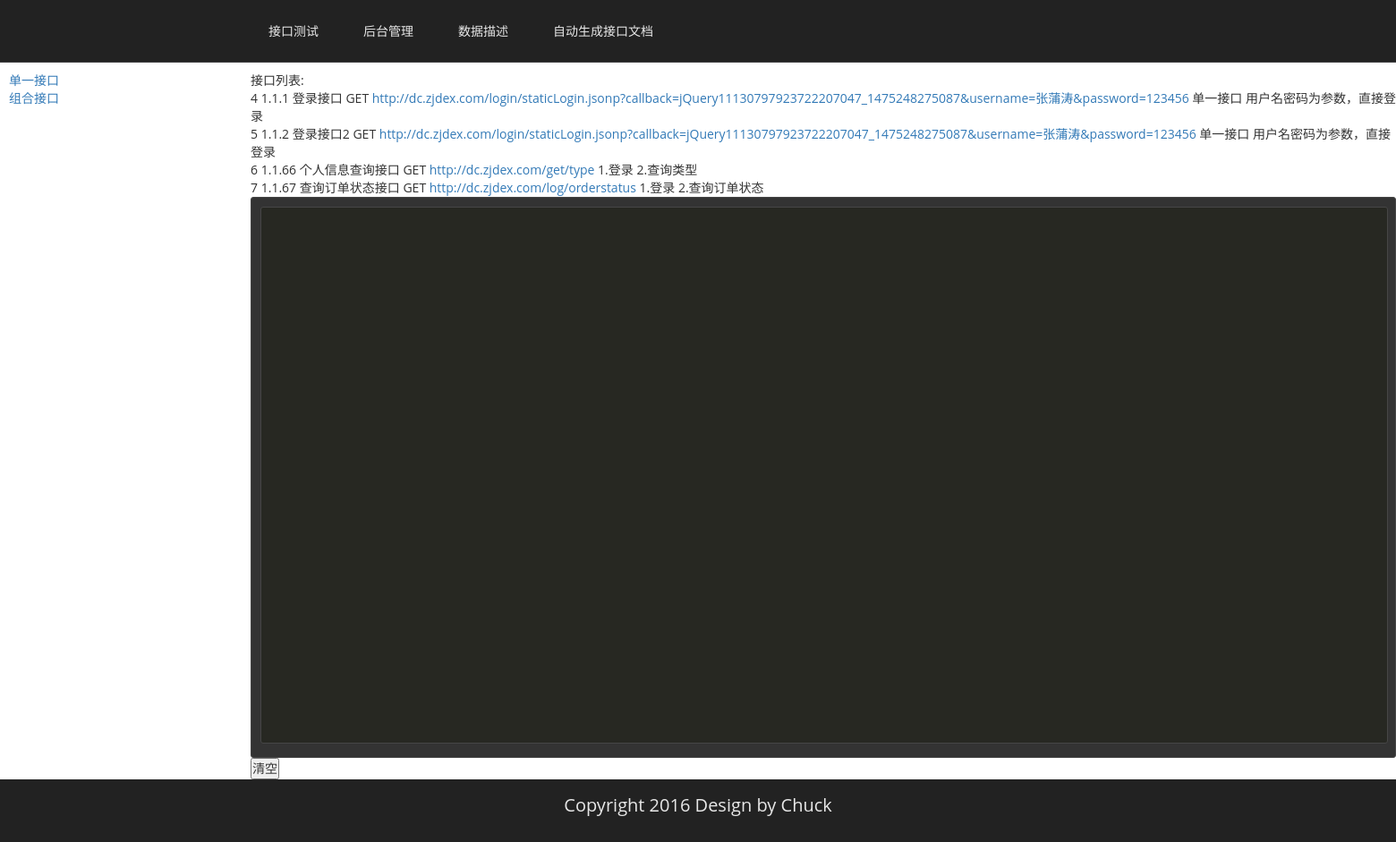
The page /testtools/index/0/ on the database as committed earlier.
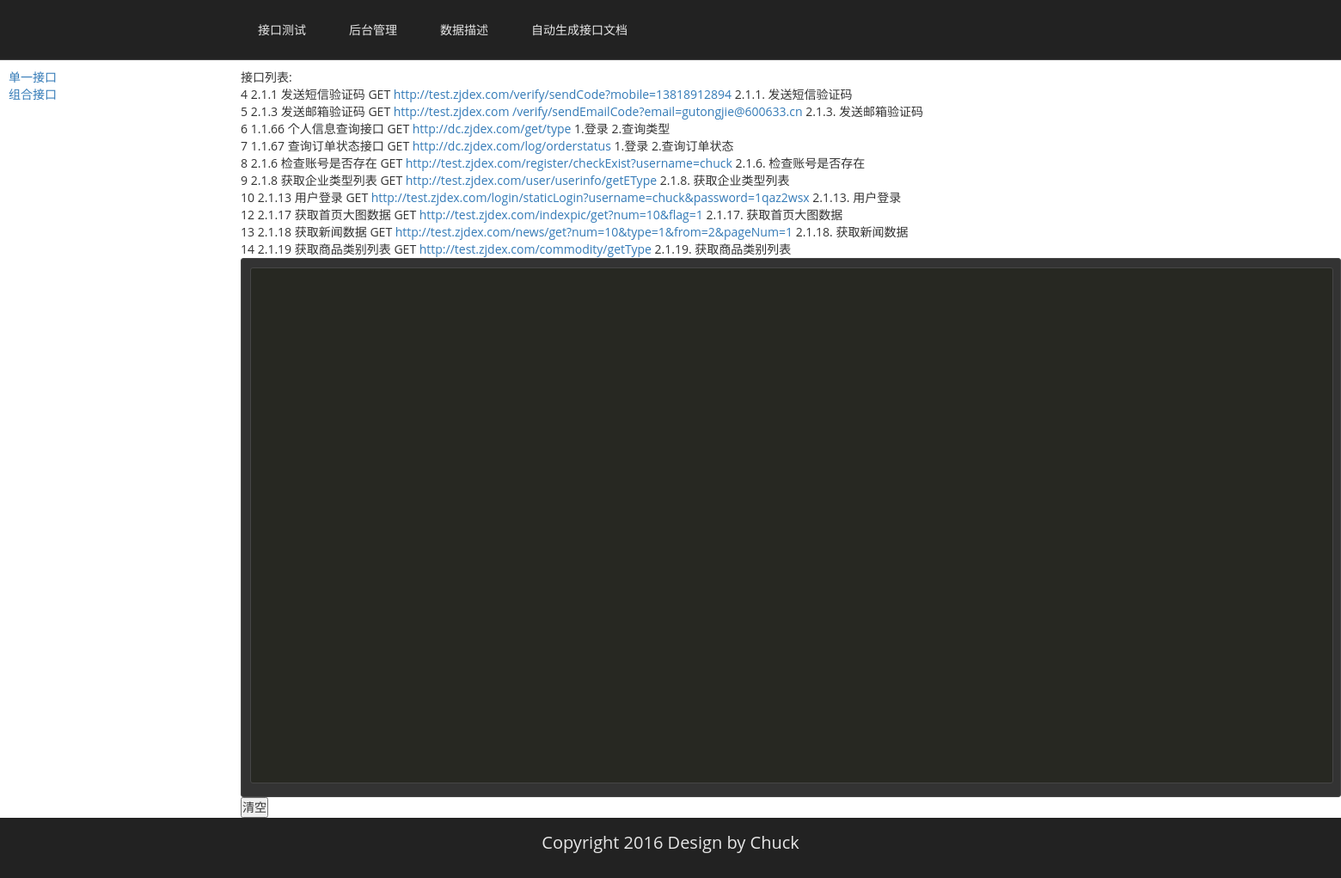
The same page on the database as committed later.
### testtools/models.py (models this page shows, shortened)
class Intf(models.Model):
    category_id = models.IntegerField()
    category_name = models.CharField(max_length=200,null=True,blank=True)
    upper = models.IntegerField()
    remark = models.TextField(null=True,blank=True)
    interface_sn = models.CharField(max_length=10,null=True,blank=True)
    interface_name = models.CharField(max_length=200,null=True,blank=True)
    request_method = models.CharField(max_length=20,null=True,blank=True)
    request_link = models.CharField(max_length=255,null=True,blank=True)
    response_data = models.TextField(null=True,blank=True)
    context = models.CharField(max_length=255,null=True,blank=True)
    interface_desc = models.CharField(max_length=255,null=True,blank=True)

### testtools/views.py (the view)
# urls.py: url(r'^index/(?P<category_id>[0-9]+)/$', views.IntfList, name='intflist'),
def IntfList(request,category_id):
    category_list = Intf.objects.filter(upper = 0)
    if category_id == '0':
        interface_list = Intf.objects.filter(Q(upper=10000)|Q(upper=50000))
    else:
        interface_list = Intf.objects.filter(upper = category_id)
    return render(request,'testtools/intfindex.html',{'interface_list':interface_list,'category_list': category_list})

### testtools/templates/testtools/intfindex.html (shortened to what this page needs)
{% extends 'testtools/base.html' %}
{% load staticfiles %}
{% block content %}
<div id="rightside">
    <div id="interfacelist">
        接口列表:
        <ul>
            {% for intf in interface_list %}
            <li id="requestlink ">
                {{ intf.id}}
                {{ intf.interface_sn }}
                {{ intf.interface_name }}
                {{ intf.request_method }}
                <a id="testAjax" href="{{ intf.request_link }}" target="_blank">{{ intf.request_link }}</a>
                {{ intf.interface_desc }}
            </li>
            {% endfor %}
        </ul>
    </div>
    <div id="response">
<textarea id="responsedata" disabled="disabled">
</textarea>
    </div>
    <input type="button" id="clear" value="清空"/>
</div>
{% endblock %}

### testtools/templates/testtools/leftside.html
<div id="leftside">
    {% for intf in category_list %}
    <a href="/testtools/index/{{intf.category_id}}/">{{intf.category_name}}</a></br>
    {% endfor %}
</div>

Rows that differ between the two databases and show on the page:
changed Intf id 4: interface_sn "1.1.1" → "2.1.1"; interface_name "登录接口" → "发送短信验证码"; request_link "http://dc.zjdex.com/login/staticLogin.jsonp?callback=jQuery11130797923722207047_1475248275087&username=张蒲涛&password=123456" → "http://test.zjdex.com/verify/sendCode?mobile=13818912894"; interface_desc "单一接口 用户名密码为参数，直接登录" → "2.1.1. 发送短信验证码"
changed Intf id 5: interface_sn "1.1.2" → "2.1.3"; interface_name "登录接口2" → "发送邮箱验证码"; request_link "http://dc.zjdex.com/login/staticLogin.jsonp?callback=jQuery11130797923722207047_1475248275087&username=张蒲涛&password=123456" → "http://test.zjdex.com /verify/sendEmailCode?email=gutongjie@600633.cn"; interface_desc "单一接口 用户名密码为参数，直接登录" → "2.1.3. 发送邮箱验证码"
added Intf: id "8", interface_sn "2.1.6", interface_name "检查账号是否存在", request_method "GET", request_link "http://test.zjdex.com/register/checkExist?username=chuck", interface_desc "2.1.6. 检查账号是否存在"
added Intf: id "9", interface_sn "2.1.8", interface_name "获取企业类型列表", request_method "GET", request_link "http://test.zjdex.com/user/userinfo/getEType", interface_desc "2.1.8. 获取企业类型列表"
added Intf: id "10", interface_sn "2.1.13", interface_name "用户登录", request_method "GET", request_link "http://test.zjdex.com/login/staticLogin?username=chuck&password=1qaz2wsx", interface_desc "2.1.13. 用户登录"
added Intf: id "12", interface_sn "2.1.17", interface_name "获取首页大图数据", request_method "GET", request_link "http://test.zjdex.com/indexpic/get?num=10&flag=1", interface_desc "2.1.17. 获取首页大图数据"
added Intf: id "13", interface_sn "2.1.18", interface_name "获取新闻数据", request_method "GET", request_link "http://test.zjdex.com/news/get?num=10&type=1&from=2&pageNum=1", interface_desc "2.1.18. 获取新闻数据"
added Intf: id "14", interface_sn "2.1.19", interface_name "获取商品类别列表", request_method "GET", request_link "http://test.zjdex.com/commodity/getType", interface_desc "2.1.19. 获取商品类别列表"
